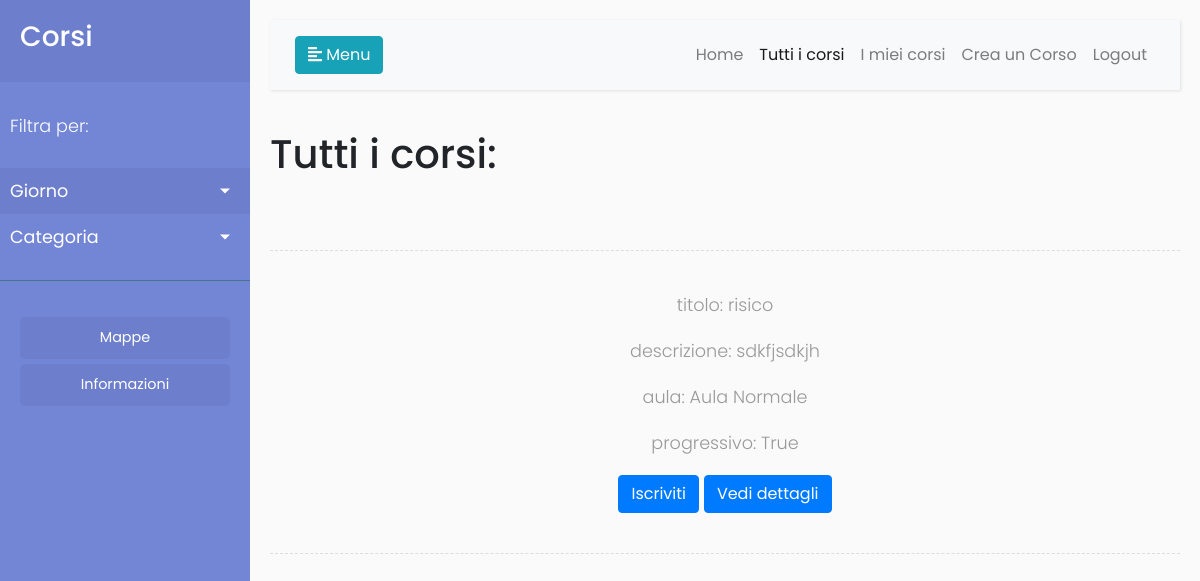
Page /corsi/ (signed in) on the earlier database version.
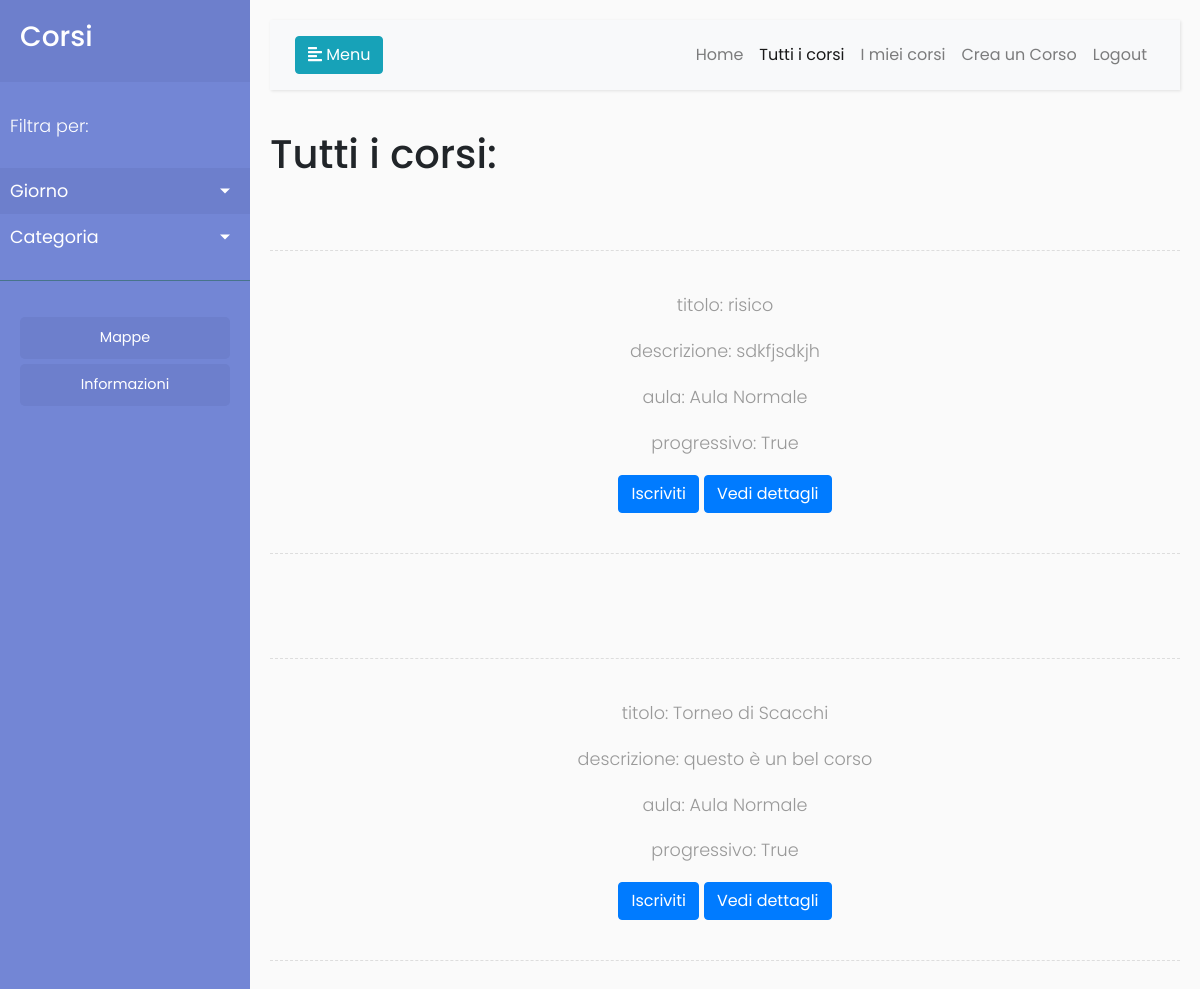
Same page on the later database version.
### app/models.py (models this page shows, shortened)
class Corso(models.Model):
    nome = models.CharField(max_length=100)
    descrizione = models.TextField(max_length=1500)
    is_progressive = models.BooleanField(default=True)
    fasce = models.ManyToManyField('Fascia')
    aula = models.ForeignKey('Aula', on_delete=models.CASCADE, related_name='aula')
    creatore = models.ForeignKey('Utente', on_delete=models.CASCADE, related_name='creatore')
    ospitanti = models.ManyToManyField('Utente')
    iscritti = models.ManyToManyField('Utente', related_name='iscritti')
    convalidato = models.BooleanField(default=False)

class Aula(models.Model):
    nome_aula = models.CharField(
        max_length=100,
        choices=([
            ('Palestra', 'Palestra'),
            ('Aula Normale', 'Aula Normale'),
            ('Aula Magna', 'Aula Magna'),
            ('Laboratorio di informatica', 'Laboratorio di informatica'),
        ]),
    )
    capacita = models.IntegerField(default=30)

### app/views.py (the view)
# urls.py: url(r'^corsi/$', views.corsi),
@login_required(login_url='/login/')
def corsi(request):
	corsi = Corso.objects.all()
	return render(request, 'corsi/corsi.html', {'corsi': corsi})

### app/templates/corsi/corsi.html (shortened to what this page needs)
{% extends 'base.html' %}
{% block head %}
  <link rel="stylesheet" href="https://unpkg.com/purecss@1.0.0/build/base-min.css">
  <link rel="stylesheet" href="https://unpkg.com/purecss@1.0.0/build/grids-min.css">
  <link rel="stylesheet" href="https://unpkg.com/purecss@1.0.0/build/grids-responsive-min.css">
{% endblock %}
{% block content %}
<h1>Tutti i corsi:</h1> <br>
{% for corso in corsi %}
<div class="line"></div>
<div class="pure-g">
    <div class="pure-u-md-1-2 pure-u-sm-1-1 pure-u-1-1 pure-u-lg-1-2 pure-u-xl-1-5 centered-text"><p>titolo: {{ corso.nome }}</p></div>
    <div class="pure-u-md-1-2 pure-u-sm-1-1 pure-u-1-1 pure-u-lg-1-2 pure-u-xl-1-5 centered-text"><p>descrizione: {{corso.descrizione}}</p></div>
    <div class="pure-u-md-1-3 pure-u-sm-1-1 pure-u-1-1 pure-u-lg-1-3 pure-u-xl-1-5 centered-text"><p>aula: {{corso.aula.nome_aula}}</p></div>
    <div class="pure-u-md-1-3 pure-u-sm-1-1 pure-u-1-1 pure-u-lg-1-3 pure-u-xl-1-5 centered-text"><p>progressivo: {{corso.is_progressive}}</p></div>
    <div class="pure-u-md-1-3 pure-u-sm-1-1 pure-u-1-1 pure-u-lg-1-3 pure-u-xl-1-5 centered-text"><p>
      <button class="btn btn-primary"><a href='/iscriviti/{{corso.id}}'>Iscriviti</a></button>
      <button class="btn btn-primary">Vedi dettagli</button>
    </p></div>
    <div class="line"></div>
</div>
<br>
{% endfor %}
{% endblock %}

Differences in the rows shown:
added Corso: nome "Torneo di Scacchi", descrizione "questo è un bel corso", aula.nome_aula "Aula Normale", is_progressive "True"
